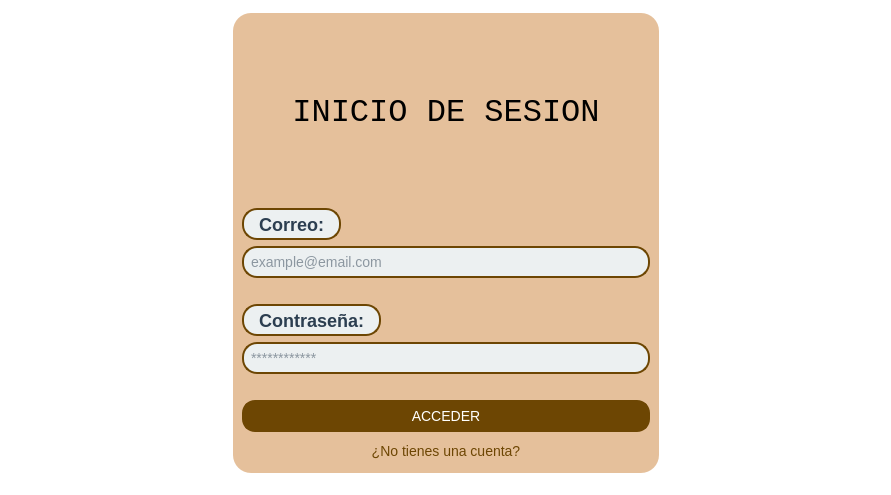
         <widget class="QWidget" name="page_inicioSesion">
          <property name="styleSheet">
           <string notr="true">QWidget{
background-color: rgba(255, 225, 225,0);
}</string>
          </property>
          <layout class="QGridLayout" name="gridLayout_6">
           <item row="0" column="3">
            <spacer name="verticalSpacer_8">
             <property name="orientation">
              <enum>Qt::Vertical</enum>
             </property>
             <property name="sizeHint" stdset="0">
              <size>
               <width>20</width>
               <height>2</height>
              </size>
             </property>
            </spacer>
           </item>
           <item row="1" column="0">
            <spacer name="horizontalSpacer_22">
             <property name="orientation">
              <enum>Qt::Horizontal</enum>
             </property>
             <property name="sizeHint" stdset="0">
              <size>
               <width>222</width>
               <height>20</height>
              </size>
             </property>
            </spacer>
           </item>
           <item row="1" column="1" rowspan="2" colspan="3">
            <widget class="QFrame" name="contenido_Inicio">
             <property name="minimumSize">
              <size>
               <width>300</width>
               <height>460</height>
              </size>
             </property>
             <property name="styleSheet">
              <string notr="true">QFrame{

	color: rgb(109, 70, 3);
	background-color: rgba(188, 94, 0,100);
border-radius: 18px;

	/*background-color: rgba(168, 168, 168,70);*/
	/*background-color: qlineargradient(spread:repeat, x1:0, y1:0, x2:1, y2:1, stop:0.198864 rgba(0, 79, 129, 255), stop:1 rgba(255, 255, 255, 255));*/

border-radius: 18px;
}
QLineEdit {
    border: 2px solid  rgb(109, 70, 3); /* Borde */
    border-radius: 15px; /* Radio de borde */
    padding: 5px; /* Espaciado interno */
    font-size: 14px; /* Tamaño de fuente */
    font-family: Arial, sans-serif; /* Fuente */
    color: #2c3e50; /* Color del texto */
    background-color: #ecf0f1; /* Color de fondo */
}

/* Estilo para QPushButton */
QPushButton {
    border: 2px solid  rgb(109, 70, 3); /* Borde */
    border-radius: 13px; /* Radio de borde */
    padding: 5px 10px; /* Espaciado interno */
    font-size: 14px; /* Tamaño de fuente */
    font-family: Arial, sans-serif; /* Fuente */
    color: #ffffff; /* Color del texto */
    background-color:  rgb(109, 70, 3); /* Color de fondo */
}

/* Estilo para QPushButton cuando se presiona */
QPushButton:pressed {
    background-color:  rgba(109, 70, 3,180); /* Cambio de color al presionar */
	border-radious:15 px
}

/* Estilo para QPushButton cuando el cursor está encima */
QPushButton:hover {
    background-color: rgba(109, 70, 3,150); /* Cambio de color al pasar el cursor */
    border: 2px solid rgba(109, 70, 3,150); /* Cambio de borde al pasar el cursor */
}</string>
             </property>
             <property name="frameShape">
              <enum>QFrame::StyledPanel</enum>
             </property>
             <property name="frameShadow">
              <enum>QFrame::Raised</enum>
             </property>
             <layout class="QGridLayout" name="gridLayout_9">
              <item row="8" column="0">
               <widget class="QPushButton" name="Registrarse">
                <property name="styleSheet">
                 <string notr="true">QPushButton#Registrarse {
    border: none; /* Sin borde */
    padding: 5px 10px; /* Espaciado interno */
    font-size: 14px; /* Tamaño de fuente */
    font-family: Arial, sans-serif; /* Fuente */
    ; /* Color del texto */
	color:  rgb(109, 70, 3);
    background-color: transparent; /* Fondo transparente */
}

/* Estilo para el botón cuando el cursor está encima */
QPushButton#Registrarse:hover {
     /* Cambio de color de letra al pasar el cursor */
	color: rgba(109, 70, 3,150);
}

/* Estilo para el botón cuando se presiona */
QPushButton#Registrarse:pressed {
    color:  rgba(109, 70, 3,200); /* Cambio de color de letra al presionar */
}</string>
                </property>
                <property name="text">
                 <string>¿No tienes una cuenta?</string>
                </property>
               </widget>
              </item>
              <item row="5" column="0">
               <widget class="QLineEdit" name="password_2">
                <property name="maximumSize">
                 <size>
                  <width>16777215</width>
                  <height>32</height>
                 </size>
                </property>
                <property name="echoMode">
                 <enum>QLineEdit::Password</enum>
                </property>
                <property name="placeholderText">
                 <string>************</string>
                </property>
               </widget>
              </item>
              <item row="0" column="0">
               <layout class="QHBoxLayout" name="horizontalLayout_17">
                <item>
                 <spacer name="horizontalSpacer_6">
                  <property name="orientation">
                   <enum>Qt::Horizontal</enum>
                  </property>
                  <property name="sizeHint" stdset="0">
                   <size>
                    <width>40</width>
                    <height>20</height>
                   </size>
                  </property>
                 </spacer>
                </item>
                <item>
                 <widget class="QLabel" name="label_titulo_2">
                  <property name="minimumSize">
                   <size>
                    <width>0</width>
                    <height>100</height>
                   </size>
                  </property>
                  <property name="maximumSize">
                   <size>
                    <width>500</width>
                    <height>600</height>
                   </size>
                  </property>
                  <property name="font">
                   <font>
                    <family>Lucida Console</family>
                    <pointsize>24</pointsize>
                    <italic>false</italic>
                   </font>
                  </property>
                  <property name="styleSheet">
                   <string notr="true">color: #000; /* Color del texto */
padding: 10px; /* Padding */
border-radius: 10px; /* Bordes redondeados */
background-color: transparent;
border-color: rgb(170, 170, 255);</string>
                  </property>
                  <property name="text">
                   <string>INICIO DE SESION</string>
                  </property>
                  <property name="alignment">
                   <set>Qt::AlignCenter</set>
                  </property>
                 </widget>
                </item>
                <item>
                 <spacer name="horizontalSpacer_21">
                  <property name="orientation">
                   <enum>Qt::Horizontal</enum>
                  </property>
                  <property name="sizeHint" stdset="0">
                   <size>
                    <width>40</width>
                    <height>20</height>
                   </size>
                  </property>
                 </spacer>
                </item>
               </layout>
              </item>
              <item row="1" column="0">
               <layout class="QHBoxLayout" name="horizontalLayout_11">
                <item>
                 <widget class="QLabel" name="label_correo_2">
                  <property name="minimumSize">
                   <size>
                    <width>0</width>
                    <height>0</height>
                   </size>
                  </property>
                  <property name="maximumSize">
                   <size>
                    <width>100</width>
                    <height>32</height>
                   </size>
                  </property>
                  <property name="font">
                   <font>
                    <family>Arial</family>
                    <pointsize>-1</pointsize>
                    <bold>true</bold>
                   </font>
                  </property>
                  <property name="layoutDirection">
                   <enum>Qt::RightToLeft</enum>
                  </property>
                  <property name="styleSheet">
                   <string notr="true">color: #2c3e50; /* Color del texto */
background-color: rgb(48, 86, 148);
    font-size: 18px; /* Tamaño de fuente */
    font-weight: bold; /* Negrita */
    font-family: Arial, sans-serif; /* Fuente */
    background-color: #ecf0f1; /* Color de fondo */
    border: 2px solid  rgb(109, 70, 3) ;/* Borde */
    border-radius: 15px; /* Radio de borde */
    padding: 5px 10px; /* Espaciado interno */</string>
                  </property>
                  <property name="text">
                   <string>Correo:</string>
                  </property>
                  <property name="alignment">
                   <set>Qt::AlignRight|Qt::AlignTrailing|Qt::AlignVCenter</set>
                  </property>
                 </widget>
                </item>
                <item>
                 <spacer name="horizontalSpacer_7">
                  <property name="orientation">
                   <enum>Qt::Horizontal</enum>
                  </property>
                  <property name="sizeHint" stdset="0">
                   <size>
                    <width>40</width>
                    <height>20</height>
                   </size>
                  </property>
                 </spacer>
                </item>
               </layout>
              </item>
              <item row="2" column="0">
               <widget class="QLineEdit" name="Correo_2">
                <property name="maximumSize">
                 <size>
                  <width>16777215</width>
                  <height>32</height>
                 </size>
                </property>
                <property name="inputMask">
                 <string/>
                </property>
                <property name="placeholderText">
                 <string>example@email.com</string>
                </property>
               </widget>
              </item>
              <item row="4" column="0">
               <layout class="QHBoxLayout" name="horizontalLayout_15">
                <item>
                 <widget class="QLabel" name="label_password_2">
                  <property name="maximumSize">
                   <size>
                    <width>16777215</width>
                    <height>32</height>
                   </size>
                  </property>
                  <property name="styleSheet">
                   <string notr="true">color: #2c3e50; /* Color del texto */
    font-size: 18px; /* Tamaño de fuente */
    font-weight: bold; /* Negrita */
    font-family: Arial, sans-serif; /* Fuente */
    background-color: #ecf0f1; /* Color de fondo */
    border: 2px solid rgb(109, 70, 3); /* Borde */
    border-radius: 15px; /* Radio de borde */
    padding: 5px 10px; /* Espaciado interno */</string>
                  </property>
                  <property name="text">
                   <string>Contraseña:</string>
                  </property>
                  <property name="alignment">
                   <set>Qt::AlignRight|Qt::AlignTrailing|Qt::AlignVCenter</set>
                  </property>
                 </widget>
                </item>
                <item>
                 <spacer name="horizontalSpacer_5">
                  <property name="orientation">
                   <enum>Qt::Horizontal</enum>
                  </property>
                  <property name="sizeHint" stdset="0">
                   <size>
                    <width>40</width>
                    <height>20</height>
                   </size>
                  </property>
                 </spacer>
                </item>
               </layout>
              </item>
              <item row="6" column="0">
               <spacer name="verticalSpacer_5">
                <property name="orientation">
                 <enum>Qt::Vertical</enum>
                </property>
                <property name="sizeType">
                 <enum>QSizePolicy::Fixed</enum>
                </property>
                <property name="sizeHint" stdset="0">
                 <size>
                  <width>20</width>
                  <height>20</height>
                 </size>
                </property>
               </spacer>
              </item>
              <item row="3" column="0">
               <spacer name="verticalSpacer_6">
                <property name="orientation">
                 <enum>Qt::Vertical</enum>
                </property>
                <property name="sizeType">
                 <enum>QSizePolicy::Fixed</enum>
                </property>
                <property name="sizeHint" stdset="0">
                 <size>
                  <width>48</width>
                  <height>20</height>
                 </size>
                </property>
               </spacer>
              </item>
              <item row="7" column="0">
               <layout class="QHBoxLayout" name="horizontalLayout_18">
                <item>
                 <widget class="QPushButton" name="acceder_2">
                  <property name="sizePolicy">
                   <sizepolicy hsizetype="Preferred" vsizetype="Fixed">
                    <horstretch>0</horstretch>
                    <verstretch>0</verstretch>
                   </sizepolicy>
                  </property>
                  <property name="maximumSize">
                   <size>
                    <width>16777215</width>
                    <height>32</height>
                   </size>
                  </property>
                  <property name="text">
                   <string>ACCEDER</string>
                  </property>
                 </widget>
                </item>
               </layout>
              </item>
             </layout>
            </widget>
           </item>
           <item row="2" column="4">
            <spacer name="horizontalSpacer_23">
             <property name="orientation">
              <enum>Qt::Horizontal</enum>
             </property>
             <property name="sizeHint" stdset="0">
              <size>
               <width>221</width>
               <height>20</height>
              </size>
             </property>
            </spacer>
           </item>
           <item row="3" column="2">
            <spacer name="verticalSpacer_20">
             <property name="orientation">
              <enum>Qt::Vertical</enum>
             </property>
             <property name="sizeHint" stdset="0">
              <size>
               <width>20</width>
               <height>1</height>
              </size>
             </property>
            </spacer>
           </item>
           <item row="4" column="1">
            <spacer name="verticalSpacer_19">
             <property name="orientation">
              <enum>Qt::Vertical</enum>
             </property>
             <property name="sizeHint" stdset="0">
              <size>
               <width>20</width>
               <height>10</height>
              </size>
             </property>
            </spacer>
           </item>
          </layout>
         </widget>
